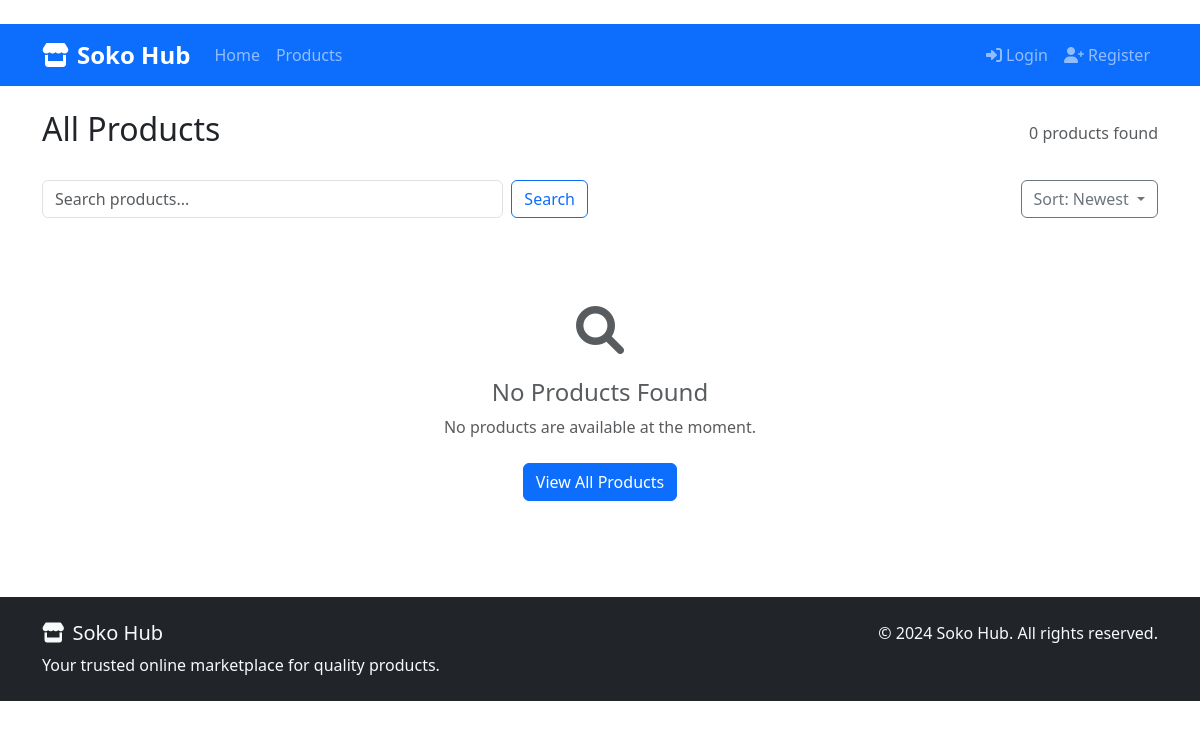
Before: /products/ with the older database file.
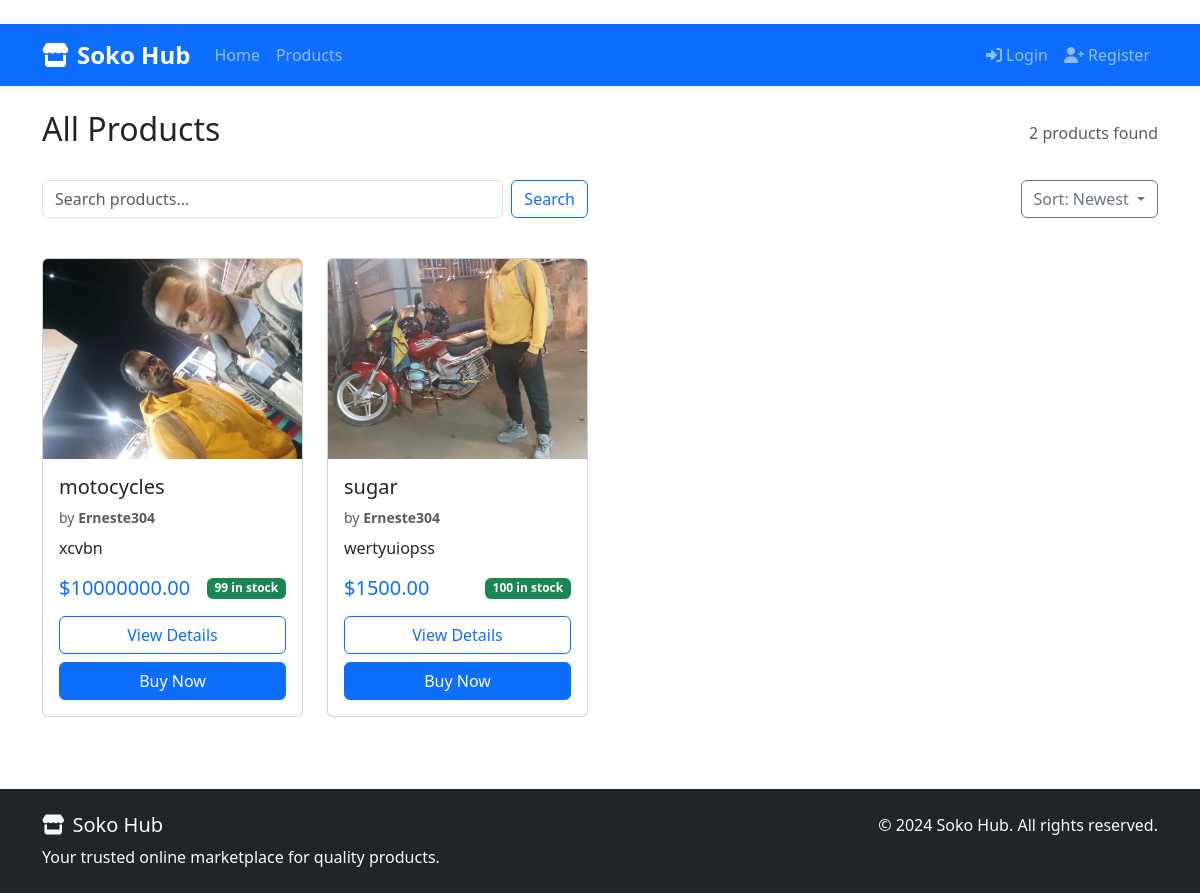
After: the same page with the newer database file.
### products/models.py (models this page shows, shortened)
class Product(models.Model):
    STATUS_CHOICES = (
        ('active', 'Active'),
        ('inactive', 'Inactive'),
        ('out_of_stock', 'Out of Stock'),
    )
    uuid = models.UUIDField(default=uuid.uuid4, editable=False, unique=True)
    vendor = models.ForeignKey(
        settings.AUTH_USER_MODEL,
        on_delete=models.CASCADE,
        limit_choices_to={'user_type': 'vendor'},
        related_name='vendor_products'
    )
    name = models.CharField(max_length=255)
    description = models.TextField()
    price = models.DecimalField(
        max_digits=10,
        decimal_places=2,
        validators=[MinValueValidator(0.01)]
    )
    stock = models.PositiveIntegerField(default=0)
    image = models.ImageField(
        upload_to='products/',
        blank=True,
        null=True,
        default='products/default_product.png'
    )
    status = models.CharField(
        max_length=20,
        choices=STATUS_CHOICES,
        default='active'
    )
    created_at = models.DateTimeField(auto_now_add=True)
    updated_at = models.DateTimeField(auto_now=True)
    class Meta:
        ordering = ['-created_at']
    def is_in_stock(self):
        return self.stock > 0 and self.status == 'active'

### accounts/models.py (models this page shows, shortened)
class User(AbstractUser):
    USER_TYPE_CHOICES = (
        ('vendor', 'Vendor'),
        ('customer', 'Customer'),
    )
    user_type = models.CharField(
        max_length=20,
        choices=USER_TYPE_CHOICES,
        default='customer'
    )
    phone = models.CharField(max_length=15, blank=True)
    location = models.CharField(max_length=255, blank=True)
    class Meta:
        db_table = 'auth_user'  # This ensures we replace the default User model

### products/views.py (the view)
# urls.py: path('products/', views.product_list, name='product_list'),
def product_list(request):
    products_list = Product.objects.filter(status='active').order_by('-created_at')
    search_query = request.GET.get('search', '')
    if search_query:
        products_list = products_list.filter(
            Q(name__icontains=search_query) |
            Q(description__icontains=search_query) |
            Q(vendor__username__icontains=search_query)
        )
    sort = request.GET.get('sort', 'newest')
    if sort == 'price_low':
        products_list = products_list.order_by('price')
    elif sort == 'price_high':
        products_list = products_list.order_by('-price')
    elif sort == 'name':
        products_list = products_list.order_by('name')
    paginator = Paginator(products_list, 12)
    page_number = request.GET.get('page')
    products = paginator.get_page(page_number)
    context = {
        'products': products,
        'title': 'All Products',
        'search_query': search_query,
        'sort': sort,
        'total_products': products_list.count()
    }
    return render(request, 'products/product_list.html', context)

### templates/products/product_list.html (shortened to what this page needs)
﻿{% extends 'base.html' %}
{% block content %}
<div class="d-flex justify-content-between align-items-center mb-4">
    <h2>{{ title }}</h2>
    <span class="text-muted">{{ total_products }} products found</span>
</div>
<div class="row mb-4">
    <div class="col-md-6">
        <form method="get" class="d-flex">
            <input type="text" name="search" class="form-control me-2"
                   placeholder="Search products..." value="{{ search_query }}">
            <button type="submit" class="btn btn-outline-primary">Search</button>
        </form>
    </div>
    <div class="col-md-6 text-end">
        <div class="dropdown">
            <button class="btn btn-outline-secondary dropdown-toggle" type="button"
                    data-bs-toggle="dropdown">
                Sort:
                {% if sort == 'newest' %}Newest
                {% elif sort == 'price_low' %}Price: Low to High
                {% elif sort == 'price_high' %}Price: High to Low
                {% elif sort == 'name' %}Name
                {% endif %}
            </button>
        </div>
    </div>
</div>
{% if products %}
<div class="row">
    {% for product in products %}
    <div class="col-xl-3 col-lg-4 col-md-6 mb-4">
        <div class="card product-card h-100">
            <div class="card-img-top-container" style="height: 200px; overflow: hidden;">
                {% if product.image %}
                <img src="{{ product.image.url }}" class="card-img-top" alt="{{ product.name }}"
                     style="height: 100%; object-fit: cover;">
                {% else %}
                <div class="bg-light d-flex align-items-center justify-content-center h-100">
                    <span class="text-muted">No Image</span>
                </div>
                {% endif %}
            </div>
            <div class="card-body d-flex flex-column">
                <h5 class="card-title">{{ product.name }}</h5>
                <p class="card-text text-muted small mb-2">
                    by <strong>{{ product.vendor.username }}</strong>
                </p>
                <p class="card-text flex-grow-1">
                    {{ product.description|truncatewords:15 }}
                </p>
                <div class="mt-auto">
                    <div class="d-flex justify-content-between align-items-center mb-3">
                        <strong class="text-primary h5 mb-0">${{ product.price }}</strong>
                        <span class="badge {% if product.is_in_stock %}bg-success{% else %}bg-danger{% endif %}">
                            {% if product.is_in_stock %}{{ product.stock }} in stock{% else %}Out of Stock{% endif %}
                        </span>
                    </div>
                    <div class="d-grid gap-2">
                        <a href="{% url 'product_detail' product.id %}" class="btn btn-outline-primary">
                            View Details
                        </a>
                        {% if product.is_in_stock %}
                        <a href="{% url 'checkout' product.id %}" class="btn btn-primary">
                            Buy Now
                        </a>
                        {% else %}
                        <button class="btn btn-secondary" disabled>Out of Stock</button>
                        {% endif %}
                    </div>
                </div>
            </div>
        </div>
    </div>
    {% endfor %}
</div>
{% else %}
<div class="text-center py-5">
    <div class="mb-4">
        <i class="fas fa-search fa-3x text-muted"></i>
    </div>
    <h4 class="text-muted">No Products Found</h4>
    <p class="text-muted mb-4">
        {% if search_query %}
        No products matching "{{ search_query }}" were found.
        {% else %}
        No products are available at the moment.
        {% endif %}
    </p>
    <a href="{% url 'product_list' %}" class="btn btn-primary">
        View All Products
    </a>
</div>
{% endif %}
{% endblock %}

Changed rows visible on the page:
added Product: image (picture), name "motocycles", vendor.username "Erneste304", description "xcvbn", price "10000000.00", stock "99", status "Buy Now"
added Product: image (picture), name "sugar", vendor.username "Erneste304", description "wertyuiopss", price "1500.00", stock "100", status "Buy Now"
Other visible differences:
{{ total_products }}: "0" → "2"
text no longer shown: "No Products Found No products are available at the moment. View All Products"
